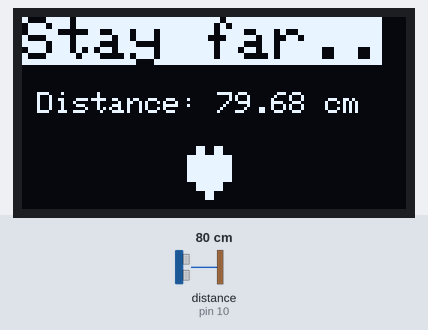
A sketch run on a simulated Arduino Uno, built with avr-gcc and run on an emulated ATmega328P. Parts: 128×64 one-colour display. Wiring (inferred from the names in the program): ultrasonic range finder: trigger pin 9; echo pin 10. Inputs (shaded band) come from the test bench; at power-on: distance to the obstacle (sensor on pin 10) 80 cm. The echo pulse lasts 58.3 µs per cm; what the sketch prints to the serial monitor is not drawn.

Above: at 1.2 s.
1.3 s: distance to the obstacle (sensor on pin 10) set to 2 cm
At 1.49 s:
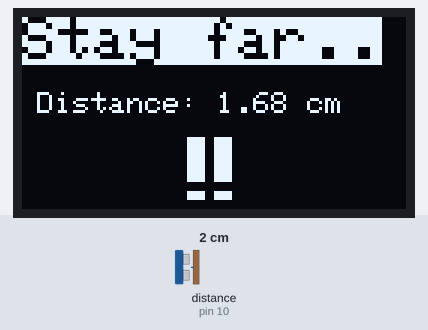
3.3 s: distance to the obstacle (sensor on pin 10) set to 18 cm
At 3.54 s:
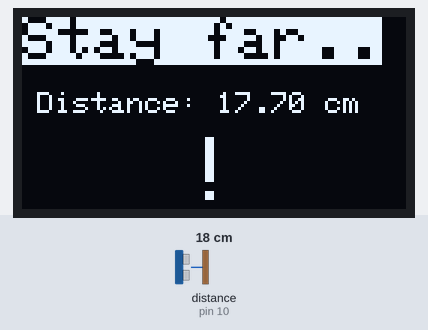
5.7 s: distance to the obstacle (sensor on pin 10) set to 22 cm
At 5.87 s:
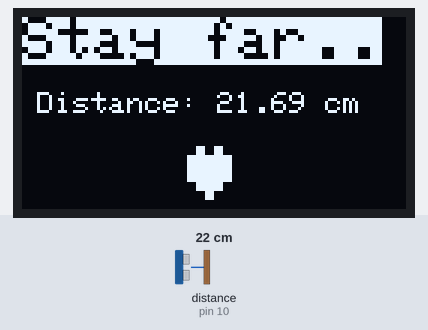
7.3 s: distance to the obstacle (sensor on pin 10) set to 17 cm
At 7.53 s:
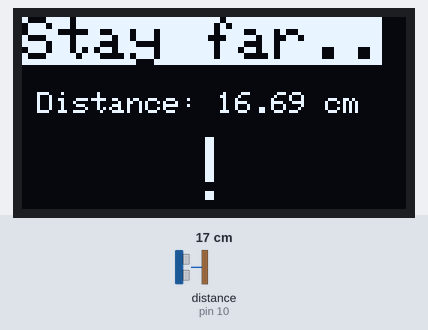
Timing chart, 0 to 9.9 s (numbered marks = the images above; inputs shaded):
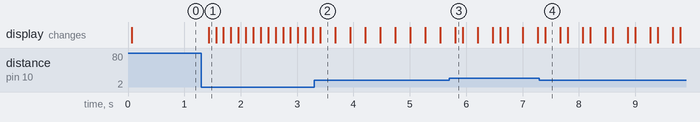

The sketch:

OLED_Sonar.ino
```cpp
#include <SPI.h>
#include <Wire.h>
#include <Adafruit_GFX.h>
#include <Adafruit_SSD1306.h>

#define SCREEN_WIDTH 128
#define SCREEN_HEIGHT 64
#define OLED_RESET     4

Adafruit_SSD1306 display(SCREEN_WIDTH, SCREEN_HEIGHT, &Wire, OLED_RESET);

const int soundPin = 8;
const int trigPin = 9;
const int echoPin = 10;
float duration, distance;

void setup() {
  pinMode(trigPin, OUTPUT);
  pinMode(echoPin, INPUT);
  pinMode(soundPin, OUTPUT);
  Serial.begin(9600);

  if(!display.begin(SSD1306_SWITCHCAPVCC, 0x3C)) {
    Serial.println(F("SSD1306 allocation failed"));
    for(;;);
  }
}

void loop() {
   digitalWrite(trigPin, LOW);
   delayMicroseconds(2);
   digitalWrite(trigPin, HIGH);
   delayMicroseconds(10);
   digitalWrite(trigPin, LOW);

   duration = pulseIn(echoPin, HIGH);
   distance = (duration*.0343)/2;
   distanceLabel();

   if(distance < 90) {
       digitalWrite(soundPin, HIGH);
       delayMicroseconds(100);
       digitalWrite(soundPin, LOW);
   }

   Serial.print("Distance: ");
   Serial.println(distance);
   delay(100);
}

void distanceLabel(void) {
  display.clearDisplay();

  display.setCursor(0, 0);
  display.setTextSize(2);
  display.setTextColor(SSD1306_BLACK, SSD1306_WHITE);
  display.println("Stay far..");

  display.setCursor(5, 25);
  display.setTextColor(SSD1306_WHITE);
  display.setTextSize(1);
  display.print("Distance: ");
  display.print(distance);
  display.print(" cm");
  display.setCursor(55, 40);
  display.cp437(true);
  display.setTextSize(3);
  if(distance < 10){
    display.write(19);
  } else if (distance >= 10 && distance <= 20){
    display.write(33);
  } else {
    display.write(3);
  }
  display.cp437(false);

  display.display();
}
```

Measured:
- the behaviour switches between 20 and 21 cm on distance to the obstacle (sensor on pin 10) (found by bisection; images 2 and 3)
- after the input at 1.3 s, the display: changes after 0.13 s (image 1)
- after the input at 3.3 s, the display: changes after 0.11 s (image 2)
- after the input at 5.7 s, the display: changes after 0.11 s (image 3)
- after the input at 7.3 s, the display: changes after 0.11 s (image 4)
